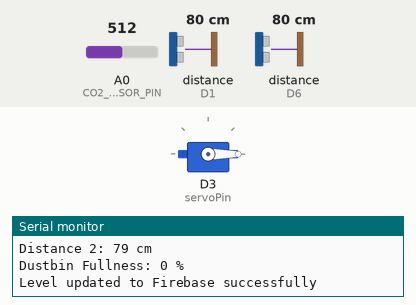
Bench run of a sketch on a simulated ESP8266 (NodeMCU). On the bench: servo, the last lines printed to the serial monitor. Wiring (inferred from the names in the program): 2 × ultrasonic range finder: trigger D5, echo D6 / trigger D0, echo D1. The inputs (shaded band) are chosen by the test bench; at power-on: distance to the obstacle (sensors on D1, D6) 80 cm, A0 (CO2_SENSOR_PIN) = 512. The echo pulse lasts 58.3 µs per cm; WiFi joins after 1.5 s; servers stay silent unless stated.

Above: at 2.7 s.
2.8 s: distance to the obstacle (sensor on D1) set to 45 cm
4.6 s: distance to the obstacle (sensor on D1) set to 39 cm
At 6.9 s:
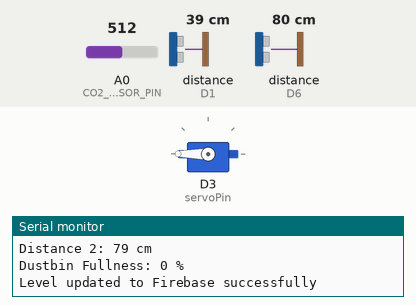
7.2 s: distance to the obstacle (sensor on D1) set to 60 cm
At 8.5 s:
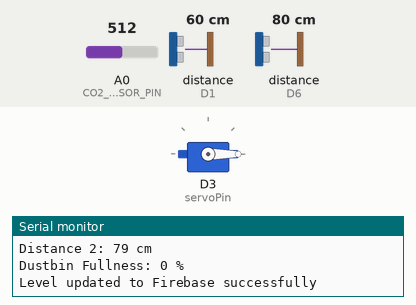
9.7 s: distance to the obstacle (sensor on D1) set to 2 cm
At 11.8 s:
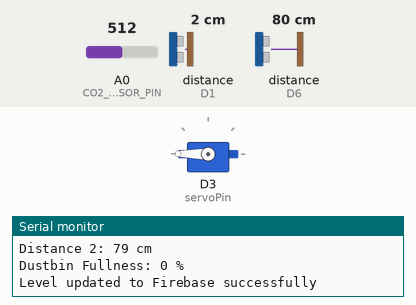
Timing chart, 0 to 13.3 s (numbered marks = the images above; inputs shaded):
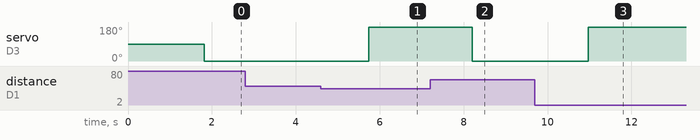

Measured:
- the behaviour switches between 42 and 41 cm on distance to the obstacle (sensor on D1) (found by bisection; images 0 and 1)
- after the input at 4.6 s, servo on D3 (servoPin): 0° → 180° after 1.1 s
- after the input at 7.2 s, servo on D3 (servoPin): 180° → 0° after 1.0 s
- after the input at 9.7 s, servo on D3 (servoPin): 0° → 180° after 1.3 s

The sketch:

Smart_Dustbin_Management_System_IOT_Based.ino
```cpp
#include <ESP8266WiFi.h>
#include <LiquidCrystal_I2C.h>
#include <Firebase_ESP_Client.h>
#include "addons/TokenHelper.h"
#include "addons/RTDBHelper.h"
#include <NewPing.h>
#include <Servo.h>

Servo myservo;

String dustbin = "SmtDstBin1";


// Wi-Fi credentials
#define WIFI_SSID "Your_ssid"
#define WIFI_PASSWORD "Your_Password"


#define API_KEY "Your_FirebaseRTb_apiKey"
#define DATABASE_URL "Your_FirebaseRTb_url"


#define trigPin1 D0
#define echoPin1 D1

#define trigPin2 D5
#define echoPin2 D6

#define CO2_SENSOR_PIN A0
int servoPin = D3;

long duration1, distance1;
long duration2, distance2;

LiquidCrystal_I2C lcd(0x27, 16, 2);

int threshold = 500;
int sensorValue = 0;

FirebaseData fbdo;
FirebaseAuth auth;
FirebaseConfig config;
bool signupOK = false;

String Lidstate = "close";
String prevLidState = "close";

void setup() {
  myservo.attach(servoPin);
  Serial.begin(115200);

  pinMode(trigPin1, OUTPUT);
  pinMode(echoPin1, INPUT);
  pinMode(trigPin2, OUTPUT);
  pinMode(echoPin2, INPUT);

  WiFi.begin(WIFI_SSID, WIFI_PASSWORD);
  Serial.print("Connecting to Wi-Fi");
  while (WiFi.status() != WL_CONNECTED) {
    Serial.print(".");
    delay(300);
  }
  Serial.println();
  Serial.print("Connected with IP: ");
  Serial.println(WiFi.localIP());
  Serial.println();

  config.api_key = API_KEY;
  config.database_url = DATABASE_URL;

  if (Firebase.signUp(&config, &auth, "", "")) {
    Serial.println("Sign-up successful");
    signupOK = true;
  }
  else {
    Serial.printf("Sign-up failed: %s\n", config.signer.signupError.message.c_str());
  }

  config.token_status_callback = tokenStatusCallback;
  Firebase.begin(&config, &auth);
  Firebase.reconnectWiFi(true);
}

void loop() {
  sensorValue = analogRead(CO2_SENSOR_PIN);
  // Convert sensor value to CO2 concentration (ppm)
  float co2Value = sensorValue * (5.0 / 1023.0) * 1000;

//  Serial.print("CO2 Value: ");
//  Serial.print(co2Value);
//  Serial.println(" ppm");

  if (Firebase.ready() && signupOK) {
    if (!Firebase.RTDB.setFloat(&fbdo, "/IistBiharData/" + dustbin + "/co2", co2Value)) {
//      Serial.println("Failed to update CO2 Level to Firebase");
    } else {
//      Serial.println("CO2 Level updated to Firebase successfully");
    }
  }


  distance1 = getDistance(trigPin1, echoPin1);
//  Serial.print("Distance 1: ");
//  Serial.print(distance1);
//  Serial.println(" cm");


  distance2 = getDistance(trigPin2, echoPin2);
  Serial.print("Distance 2: ");
  Serial.print(distance2);
  Serial.println(" cm");

 int fullnessPercentage;
fullnessPercentage = (1 - (distance2 / 50.0)) * 100;

  if (fullnessPercentage < 0) {
    fullnessPercentage = 0;
  } else if (fullnessPercentage > 100) {
    fullnessPercentage = 100;
  }


Serial.print("Dustbin Fullness: ");
Serial.print(fullnessPercentage);
Serial.println(" %");
  if (Firebase.ready() && signupOK) {
    if (!Firebase.RTDB.setInt(&fbdo, "/IistBiharData/" + dustbin + "/level", fullnessPercentage)) {
      Serial.println("Failed to update  Level to Firebase");
    } else {
      Serial.println("Level updated to Firebase successfully");
    }
  }


  if (distance1 <= 40) {

    myservo.write(180);
    Lidstate = "open";
    delay(1000);
  } else {

    myservo.write(0);
    Lidstate = "close";
  }


  if (Lidstate != prevLidState) {

    if (Firebase.ready() && signupOK) {
      if (!Firebase.RTDB.setString(&fbdo, "/IistBiharData/" + dustbin + "/status", Lidstate)) {
//        Serial.println("Failed to update Lid state to Firebase");
      } else {
//        Serial.println("Lid state updated to Firebase successfully");
      }
    }
    prevLidState = Lidstate;
  }

  delay(1000);
}


long getDistance(int trigPin, int echoPin) {
  digitalWrite(trigPin, LOW);
  delayMicroseconds(2);
  digitalWrite(trigPin, HIGH);
  delayMicroseconds(10);
  digitalWrite(trigPin, LOW);


  long duration = pulseIn(echoPin, HIGH);


  long distance = duration * 0.034 / 2;
  return distance;
}
```
